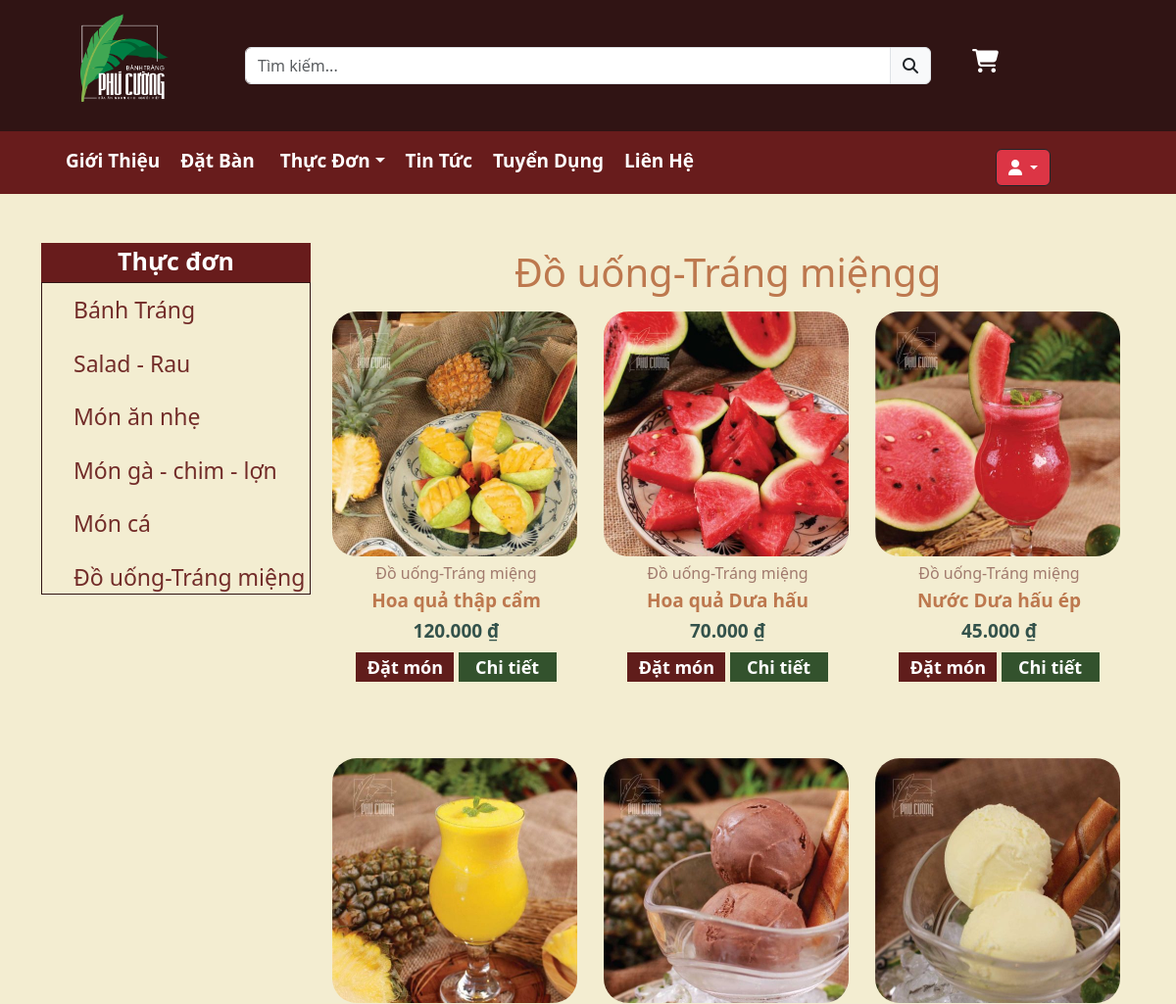
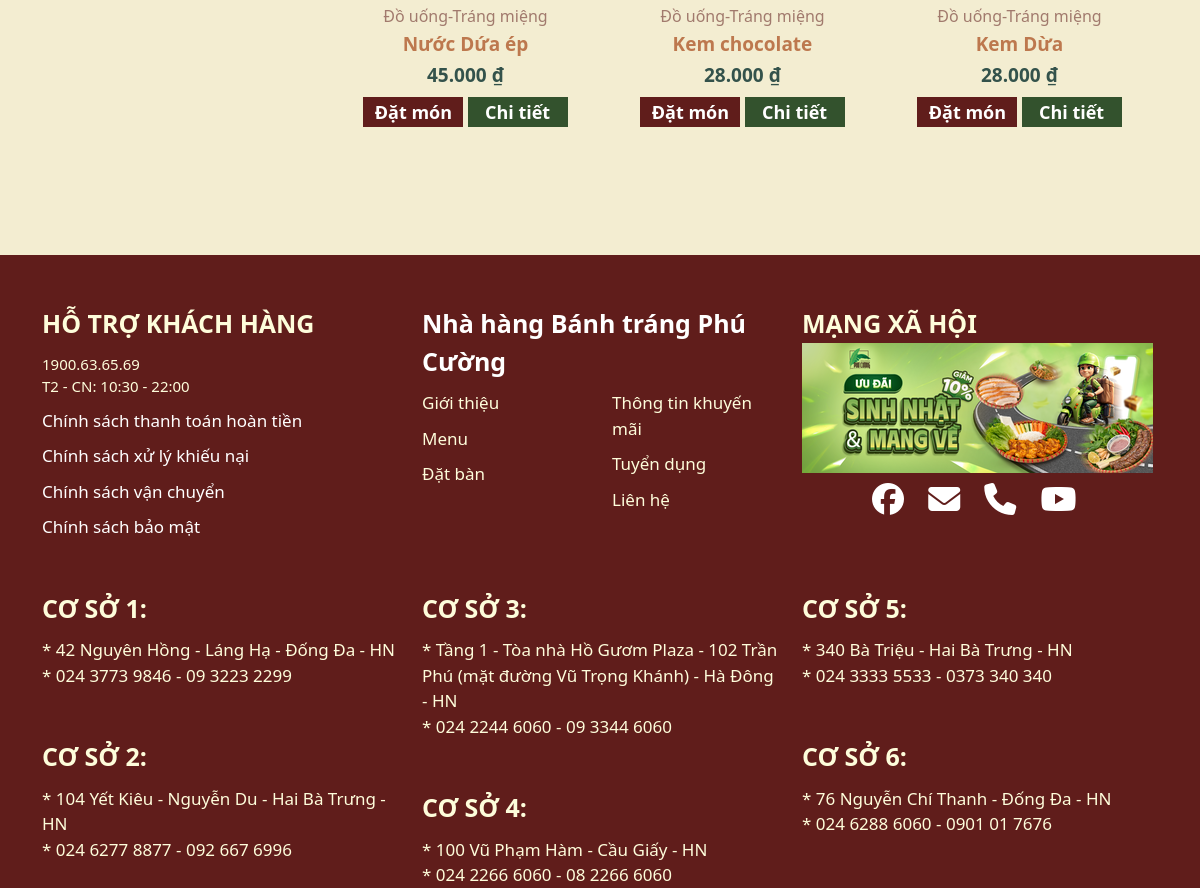
/View/trangmieng.php (signed in), run on the app's committed database (2 pictures, top to bottom).
### tables this page shows
CREATE TABLE `sanpham` (
  `id_sanpham` int(11) NOT NULL,
  `danhmuc` varchar(250) DEFAULT NULL,
  `tensp` varchar(250) DEFAULT NULL,
  `gia` varchar(250) DEFAULT NULL,
  `hinhanh` varchar(250) DEFAULT NULL,
  `mota` varchar(250) DEFAULT NULL
);

### Model/sanpham.php (called while the page is built, shortened)
<?php
include("connect.php");
class sanpham {
    public function select_danhmuc($danhmuc) {
        global $conn;
        $sql = "SELECT * FROM sanpham WHERE danhmuc = '$danhmuc'";
        $run = mysqli_query($conn, $sql);
        return $run;
    }
}
?>

### View/trangmieng.php (the view, shortened to what this page needs)
<?php
include "../Model/sanpham.php";
$sanpham = new sanpham();
$result = $sanpham->select_danhmuc("Trangmieng");
?>
<!DOCTYPE html>
<html lang="en">
<head>
    <link href="https://cdn.jsdelivr.net/npm/bootstrap@5.3.3/dist/css/bootstrap.min.css" rel="stylesheet">
    <link rel="stylesheet" href="https://cdnjs.cloudflare.com/ajax/libs/font-awesome/6.6.0/css/all.min.css" />
    <link rel="stylesheet" href="CSS/dinhdang.css">
</head>
<body>
    <?php include('navbar.php'); ?>
      <div class="container">
        <div class="row">
            <div class="col-3">
                <div style="margin-top: 50px;">
                    <div style="width: 275px;height: 40px; background-color: #681c1c; color: white; font-size: 25px; text-align: center; font-weight: bold;">Thực đơn</div>
                        <ul type="none" style="border:1px solid #301414; width: 275px; ">
                            <li style="margin-top: 10px;" >
                                <a href="banhtrang.html" style="color: #722c29; text-decoration: none; font-size: 23px; font-weight: 500; ">Bánh Tráng</a>
                            </li>
                            <li style="margin-top: 20px;">
                                <a href="salad.html" style="color: #722c29; text-decoration: none; font-size: 23px; font-weight: 500;">Salad - Rau</a>
                            </li>
                            <li style="margin-top: 20px;">
                                <a href="#" style="color: #722c29; text-decoration: none; font-size: 23px; font-weight: 500;">Món ăn nhẹ</a>
                            </li>
                            <li style="margin-top: 20px;">
                                <a href="#" style="color: #722c29; text-decoration: none; font-size: 23px; font-weight: 500;">Món gà - chim - lợn</a>
                            </li>
                            <li style="margin-top: 20px;">
                                <a href="#" style="color: #722c29; text-decoration: none; font-size: 23px; font-weight: 500;">Món cá</a>
                            </li>
                            <li style="margin-top: 20px;">
                                <a href="#" style="color: #722c29; text-decoration: none; font-size: 23px; font-weight: 500;">Đồ uống-Tráng miệng</a>
                            </li>
                        </ul>
                </div>
            </div>
            <div class="col-9">
                <div style="color: #bd784e; font-size: 40px; font-weight: 500; text-align: center; margin-top: 50px; margin-bottom: 10px;">Đồ uống-Tráng miệngg</div>
                <div class="container">
                    <div class="row">
                        <?php
                        if ($result->num_rows > 0) {
                            $count = 0;
                            while ($row = $result->fetch_assoc()) {
                                $count++;
                        ?>
                        <div class="col-4" style="overflow: hidden; margin-bottom: 30px;">
                            <div class="image-container2">
                                <img src="../Upload/<?php echo $row['hinhanh']; ?>" alt="<?php echo htmlspecialchars($row['tensp']); ?>" class="zoom" style="width: 300px; height: 300px; object-fit: cover;">
                            </div>
                            <div class="product-info" style="text-align: center; margin-top: 5px; color: #a17a6d;">Đồ uống-Tráng miệng</div>
                            <div class="product-info" style="color: #bd784e; font-size: 19px; font-weight: bolder; text-align: center;"><?php echo htmlspecialchars($row['tensp']); ?></div>
                            <div class="product-info" style="text-align: center; color: #33524b; font-size: 19px; font-weight: bolder;"><?php echo number_format($row['gia'], 0, ',', '.'); ?> ₫</div>
                            <center class="product-buttons">
                                <button style="width: 100px; height: 30px; background-color: #601d1b; color: white; font-size: 18px; font-weight: bold; border: none;">Đặt món</button>
                                <a href="chitietsp.php?id=<?php echo $row['id_sanpham']; ?>#start_view" style="text-decoration: none;">
                                    <button style="width: 100px; height: 30px; background-color: #33522d; color: white; font-size: 18px; font-weight: bold; border: none;">Chi tiết</button>
                                </a>
                            </center>
                        </div>
                        <?php
                                if ($count % 3 == 0) {
                                    echo '</div><div class="row mt-5">';
                                }
                            }
                        } else {
                            echo '<div class="col-12" style="text-align: center; font-size: 20px; color: #722c29;">Không có sản phẩm nào trong danh mục này.</div>';
                        }
                        ?>
                    </div>
                </div>
            </div>
        </div>
      </div>
</body>
<footer>
    <div class="container">
      <div class="row">
        <div class="col-4">
          <div style="color:#fefddb; font-size: 25px; font-weight: bold; margin-top: 50px;">HỖ TRỢ KHÁCH HÀNG</div>
          <div style="color:#fefddb; font-size: 15px; margin-top: 10px;">
            1900.63.65.69 <br>
            T2 - CN: 10:30 - 22:00
          </div>
          <div style="color:white; font-size: 17px; margin-top: 10px;">Chính sách thanh toán hoàn tiền</div>
          <div style="color:white; font-size: 17px; margin-top: 10px;">Chính sách xử lý khiếu nại</div>
          <div style="color:white; font-size: 17px; margin-top: 10px;">Chính sách vận chuyển</div>
          <div style="color:white; font-size: 17px; margin-top: 10px;">Chính sách bảo mật</div>
        </div>
        <div class="col-4">
          <div style="color:white; font-size: 25px; font-weight: bold; margin-top: 50px;">Nhà hàng Bánh tráng Phú Cường</div>
          <div class="row">
            <div class="col-6">
              <div style="color:#fefddb; font-size: 17px; margin-top: 10px;">Giới thiệu</div>
              <div style="color:#fefddb; font-size: 17px; margin-top: 10px;">Menu</div>
              <div style="color:#fefddb; font-size: 17px; margin-top: 10px;">Đặt bàn</div>
            </div>
            <div class="col-6">
              <div style="color:#fefddb; font-size: 17px; margin-top: 10px;">Thông tin khuyến mãi</div>
              <div style="color:#fefddb; font-size: 17px; margin-top: 10px;">Tuyển dụng</div>
              <div style="color:#fefddb; font-size: 17px; margin-top: 10px;">Liên hệ</div>
            </div>
          </div>
        </div>
        <div class="col-4">
          <div style="color:#fefddb; font-size: 25px; font-weight: bold; margin-top: 50px;">MẠNG XÃ HỘI</div>
          <img src="Media/nhung.png" style="margin-bottom: 10px;">
          <i class="fa-brands fa-facebook fa-2x" style="color:white; margin-right: 20px; margin-left: 70px;"></i>
          <i class="fa-solid fa-envelope fa-2x" style="color:white;  margin-right: 20px;"></i>
          <i class="fa-solid fa-phone fa-2x" style="color:white;  margin-right: 20px; margin-right: 20px;"></i>
          <i class="fa-brands fa-youtube fa-2x" style="color:white;  margin-right: 20px;"></i>
        </div>
      </div>
      <div class="row">
        <div class="col-4">
          <div style="color:#fefddb; font-size: 25px; font-weight: bold; margin-top: 50px;">CƠ SỞ 1:</div>
          <div style="color:#fefddb; font-size: 17px; margin-top: 10px;">
            * 42 Nguyên Hồng - Láng Hạ - Đống Đa - HN <br>
            * 024 3773 9846 - 09 3223 2299
          </div>
          <div style="color:#fefddb; font-size: 25px; font-weight: bold; margin-top: 50px;">CƠ SỞ 2:</div>
          <div style="color:#fefddb; font-size: 17px; margin-top: 10px; ">
            * 104 Yết Kiêu - Nguyễn Du - Hai Bà Trưng - HN <br>
            * 024 6277 8877 - 092 667 6996
          </div>
        </div>
        <div class="col-4">
          <div style="color:#fefddb; font-size: 25px; font-weight: bold; margin-top: 50px;">CƠ SỞ 3:</div>
          <div style="color:#fefddb; font-size: 17px; margin-top: 10px; ">
            * Tầng 1 - Tòa nhà Hồ Gươm Plaza - 102 Trần Phú (mặt đường Vũ Trọng Khánh) - Hà Đông - HN <br>
            * 024 2244 6060 - 09 3344 6060
          </div>
          <div style="color:#fefddb; font-size: 25px; font-weight: bold; margin-top: 50px;">CƠ SỞ 4:</div>
          <div style="color:#fefddb; font-size: 17px; margin-top: 10px; ">
            * 100 Vũ Phạm Hàm - Cầu Giấy - HN <br>
            * 024 2266 6060 - 08 2266 6060
          </div>
        </div>
        <div class="col-4">
          <div style="color:#fefddb; font-size: 25px; font-weight: bold; margin-top: 50px;">CƠ SỞ 5:</div>
          <div style="color:#fefddb; font-size: 17px; margin-top: 10px;  ">
            * 340 Bà Triệu - Hai Bà Trưng - HN <br>
            * 024 3333 5533 - 0373 340 340
          </div>
          <div style="color:#fefddb; font-size: 25px; font-weight: bold; margin-top: 50px;">CƠ SỞ 6:</div>
          <div style="color:#fefddb; font-size: 17px; margin-top: 10px;  ">
            * 76 Nguyễn Chí Thanh - Đống Đa - HN <br>
            * 024 6288 6060 - 0901 01 7676
          </div>
        </div>
      </div>
    </div>
  </footer>
</html>

### View/CSS/dinhdang.css (style rules this page uses)
body { background-color: #f3edd1; }
* { box-sizing:border-box }
.product-info { margin-top: 2px; }
.product-buttons { margin-top: 8px; }
.zoom { transition: transform 0.3s ease; }
.image-container2 { width: 250px; height: 250px; overflow: hidden; border-radius: 25px; }
.image-container2 img { width: 100%; height: auto; }

### View/trangmieng.php (style rules this page uses)
footer { background-color: #601d1b; margin-top: 50px; }

### data on the page
sanpham: hinhanh (picture), tensp "Hoa quả thập cẩm", gia "120.000"
sanpham: hinhanh (picture), tensp "Hoa quả Dưa hấu", gia "70.000"
sanpham: hinhanh (picture), tensp "Nước Dưa hấu ép", gia "45.000"
sanpham: hinhanh (picture), tensp "Nước Dứa ép", gia "45.000"
sanpham: hinhanh (picture), tensp "Kem chocolate", gia "28.000"
sanpham: hinhanh (picture), tensp "Kem Dừa", gia "28.000"
